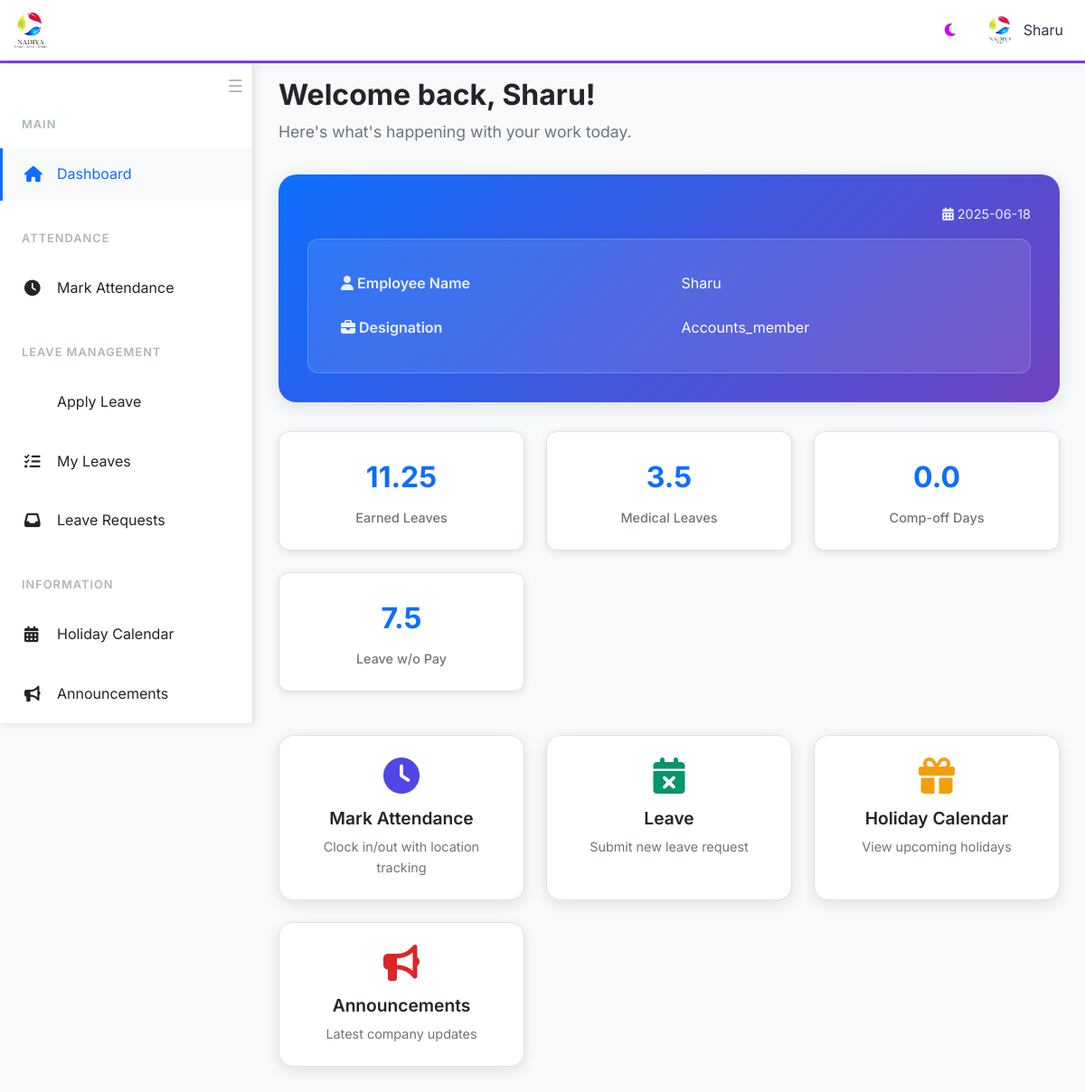
Screenshot of / (signed in) with the database file from the repository.
### website/models.py (models this page shows, shortened)
class User(db.Model, UserMixin):
    id = db.Column(db.Integer, primary_key=True)
    first_name = db.Column(db.String(150))
    last_name = db.Column(db.String(150))
    email = db.Column(db.String(150), unique=True, nullable=False)
    password = db.Column(db.String(512), nullable=False)
    earned =  db.Column(db.Float, default=0)
    medic = db.Column(db.Float, default=0)
    pay =  db.Column(db.Float, default=0)
    role = db.Column(db.String(150))
    probation = db.Column(db.Boolean, default = 0)
    photo = db.Column(db.String(150))
    documents = db.relationship('Document', backref='user', lazy=True)
    reset_token = db.Column(db.String(36), nullable=True)
    attendances = db.relationship('Attendance', backref='user', lazy=True)
    @hybrid_property
    def total_compoff(self):
        return sum(attendance.compoff for attendance in self.attendances)

class Attendance(db.Model):
    id = db.Column(db.Integer, primary_key=True)
    name = db.Column(db.String(150))
    latitude = db.Column(db.String(50))
    longitude = db.Column(db.String(50))
    entry_time = db.Column(db.Time)  # Store only time
    exit_time = db.Column(db.Time)  # Store only time
    entry_location = db.Column(db.String(255))  # Store address for entry
    exit_location = db.Column(db.String(255))
    user_id = db.Column(db.Integer, db.ForeignKey('user.id'), nullable=False)
    compoff = db.Column(db.Float, default=0)
    hol = db.Column(db.Float, default=0)
    date = db.Column(db.Date)
    day = db.Column(db.String(150))
    totes = db.Column(db.Integer, default=0)
    reason = db.Column(db.Text)
    site_name = db.Column(db.String(150), nullable=True)  # New field for site/customer name

### website/views.py (the view, shortened to what this page needs)
@views.route('/', methods=['GET', 'POST'])
@login_required
def home():
    current_date = datetime.now(india_tz).date()
    if current_user.email != "sumana@nadiya.in" and current_user.email!= 'accounts@nadiya.in' :
        return render_template(
            "home.html",
            user=current_user,
            current_date=current_date
        )

### website/templates/home.html (shortened to what this page needs)
{% extends "base.html" %}
{% block content %}
<div class="container-fluid">
    <div class="welcome-section">
        <h1 class="welcome-title">Welcome back, {{ current_user.first_name }}!</h1>
        <p class="welcome-subtitle">Here's what's happening with your work today.</p>
    </div>
    <div class="dashboard-header">
        <div class="date-info">
            <i class="fas fa-calendar-alt"></i> {{ current_date }}
        </div>
        <div class="user-info-table">
            <table>
                <tr>
                    <th><i class="fas fa-user"></i> Employee Name</th>
                    <td>{{ current_user.first_name }}</td>
                </tr>
                <tr>
                    <th><i class="fas fa-briefcase"></i> Designation</th>
                    <td style="text-transform: capitalize;">{{ user.role }}</td>
                </tr>
            </table>
        </div>
    </div>
    <div class="stats-grid">
        <div class="stat-card">
            <div class="stat-number">{{ 15 - user.earned | round(2) }}</div>
            <div class="stat-label">Earned Leaves</div>
        </div>
        <div class="stat-card">
            <div class="stat-number">{{ 6 - user.medic | round(2) }}</div>
            <div class="stat-label">Medical Leaves</div>
        </div>
        <div class="stat-card">
            <div class="stat-number">{{ current_user.total_compoff }}</div>
            <div class="stat-label">Comp-off Days</div>
        </div>
        <div class="stat-card">
            <div class="stat-number">{{ 10 - user.pay | round(2) }}</div>
            <div class="stat-label">Leave w/o Pay</div>
        </div>
    </div>
    <div class="quick-actions">
        <div class="quick-action-card attendance-card">
            <a href="/attendance-category">
                <i class="fas fa-clock"></i>
                <h4>Mark Attendance</h4>
                <p>Clock in/out with location tracking</p>
            </a>
        </div>
        <div class="quick-action-card leaves-card">
            <a href="/leaves-category">
                <i class="fas fa-calendar-times"></i>
                <h4>Leave</h4>
                <p>Submit new leave request</p>
            </a>
        </div>
        <div class="quick-action-card holidays-card">
            <a href="/holidays-category">
                <i class="fas fa-gift"></i>
                <h4>Holiday Calendar</h4>
                <p>View upcoming holidays</p>
            </a>
        </div>
        <div class="quick-action-card announcements-card">
            <a href="/announcements-category">
                <i class="fas fa-bullhorn"></i>
                <h4>Announcements</h4>
                <p>Latest company updates</p>
            </a>
        </div>
    </div>
</div>
{% endblock %}

### website/templates/base.html (shortened to what this page needs)
<!DOCTYPE html>
<html lang="en" data-theme="light">
<head>
    <link href="https://cdn.jsdelivr.net/npm/bootstrap@5.3.0/dist/css/bootstrap.min.css" rel="stylesheet">
    <link rel="stylesheet" href="https://cdnjs.cloudflare.com/ajax/libs/font-awesome/6.4.0/css/all.min.css">
</head>
<body>
    <header class="top-header">
        <div class="header-logo">
            <img src="{{ url_for('static', filename='logo.png') }}" alt="Nadiya Logo">
        </div>
        <div class="header-actions">
            <button class="theme-toggle" onclick="toggleTheme()">
                <i class="fas fa-moon" id="theme-icon"></i>
            </button>
            {% if current_user.is_authenticated %}
            <div class="user-profile" onclick="window.location.href='/profile/{{ current_user.id }}'">
                {% if current_user.photo %}
                    <img src="{{ url_for('views.uploaded_file', setname='photos', filename=current_user.photo) }}" alt="Profile">
                {% else %}
                    <img src="{{ url_for('static', filename='logo.png') }}" alt="Profile">
                {% endif %}
                <span>{{ current_user.first_name }}</span>
            </div>
            {% endif %}
        </div>
    </header>
  <nav class="sidebar" id="sidebar">
  <button id="sidebarCollapseBtn" class="sidebar-collapse-btn" onclick="toggleSidebarCollapse()" title="Collapse Sidebar">
    <span class="hamburger-icon">☰</span>
</button>
    <br>
        <div class="sidebar-content">
            {% if current_user.is_authenticated %}
            <div class="nav-section">
                <div class="nav-section-title">Main</div>
                <div class="nav-item">
                    <a href="/" class="nav-link">
                        <i class="fas fa-home"></i>
                        <span>Dashboard</span>
                    </a>
                </div>
            </div>
            <div class="nav-section">
                <div class="nav-section-title">Attendance</div>
                <div class="nav-item">
                    <a href="/attendance" class="nav-link">
                        <i class="fas fa-clock"></i>
                        <span>Mark Attendance</span>
                    </a>
                </div>
            </div>
            <div class="nav-section">
                <div class="nav-section-title">Leave Management</div>
                <div class="nav-item">
                    <a href="/apply_leave" class="nav-link">
                        <span>Apply Leave</span>
                    </a>
                </div>
                <div class="nav-item">
                    <a href="/approved_leaves" class="nav-link">
                        <i class="fas fa-list-check"></i>
                        <span>My Leaves</span>
                    </a>
                </div>
                <div class="nav-item">
                    <a href="/leave_requests" class="nav-link">
                        <i class="fas fa-inbox"></i>
                        <span>Leave Requests</span>
                    </a>
                </div>
            </div>
            <div class="nav-section">
                <div class="nav-section-title">Information</div>
                <div class="nav-item">
                    <a href="/display_holidays" class="nav-link">
                        <i class="fas fa-calendar-alt"></i>
                        <span>Holiday Calendar</span>
                    </a>
                </div>
                <div class="nav-item">
                    <a href="/announcements" class="nav-link">
                        <i class="fas fa-bullhorn"></i>
                        <span>Announcements</span>
                    </a>
                </div>
            </div>
            {% endif %}
        </div>
    </nav>
    <main class="main-content" id="mainContent">
        {% block content %}{% endblock %}
    </main>
</body>
</html>

### website/templates/base.html (style rules this page uses)
:root { --bg-primary: #ffffff; --bg-secondary: #f8f9fa; --bg-tertiary: #e9ecef; --text-primary: #212529; --text-secondary: #6c757d; --text-muted: #adb5bd; --border-color: #dee2e6; --shadow: rgba(0, 0, 0, 0.1); --accent-primary: #0d6efd; --accent-secondary: #6f42c1; --success: #198754; --warning: #fd7e14; --danger: #dc3545; --info: #0dcaf0; --navbar-bg: #1a1d23; --sidebar-width: 280px; --sidebar-collapsed-width: 60px; }
* { margin: 0; padding: 0; box-sizing: border-box; }
body { font-family: 'Inter', sans-serif; background-color: var(--bg-secondary); color: var(--text-primary); line-height: 1.6; transition: all 0.3s ease; padding-top: 70px; }
:root { --header-bg: #ffffff; --header-text: #2d3748; --header-border: #7c3aed; --toggle-btn-color: #7c3aed; !important }
.top-header { position: fixed; top: 0; left: 0; right: 0; height: 70px; background: var(--header-bg); color: var(--header-text); z-index: 1000; display: flex; align-items: center; padding: 0 1rem; box-shadow: 0 2px 10px rgba(0,0,0,0.04); border-bottom: 3px solid var(--header-border); transition: background 0.3s, color 0.3s, border-color 0.3s; }
.header-logo { display: flex; align-items: center; flex: 1; }
.header-logo img { height: 40px; margin-right: 1rem; }
.header-actions { display: flex; align-items: center; gap: 1rem; }
.theme-toggle { background: rgba(255,255,255,0.1); border: none; color: rgb(204, 0, 255); padding: 0.5rem; border-radius: 8px; cursor: pointer; transition: all 0.3s ease; }
.user-profile { display: flex; align-items: center; gap: 0.5rem; padding: 0.5rem; border-radius: 8px; transition: all 0.3s ease; cursor: pointer; }
.user-profile img { width: 35px; height: 35px; border-radius: 50%; border: 2px solid rgba(255,255,255,0.3); }
.sidebar { position: fixed; top: 70px; left: -280px; width: var(--sidebar-width); height: calc(100vh - 70px); background: var(--bg-primary); border-right: 1px solid var(--border-color); box-shadow: 2px 0 10px var(--shadow); transition: left 0.3s ease, width 0.3s ease; z-index: 999; overflow-y: auto; }
.sidebar.open { left: 0; }
.sidebar-collapse-btn { background: none; border: none; color: var(--text-muted); font-size: 1.2rem; position: absolute; top: 10px; right: 10px; z-index: 1001; transition: color 0.2s; cursor: pointer; }
.sidebar-content { padding: 2rem 0; }
.nav-section { margin-bottom: 2rem; }
.nav-section-title { font-size: 0.8rem; font-weight: 600; color: var(--text-muted); text-transform: uppercase; letter-spacing: 1px; padding: 0 1.5rem; margin-bottom: 1rem; }
.nav-item { margin-bottom: 0.5rem; }
.nav-link { display: flex; align-items: center; padding: 1rem 1.5rem; color: var(--text-primary); text-decoration: none; transition: all 0.3s ease; border-left: 3px solid transparent; }
.nav-link.active { background: var(--bg-secondary); border-left-color: var(--accent-primary); color: var(--accent-primary); }
.nav-link i { width: 20px; margin-right: 1rem; font-size: 1.1rem; }
.main-content { min-height: calc(100vh - 70px); padding: 1rem; transition: margin-left 0.3s ease; }
.main-content.shifted { margin-left: var(--sidebar-width); }
@media (min-width: 1200px) { .sidebar { left: 0; } }
@media (min-width: 1200px) { .main-content { margin-left: var(--sidebar-width); } }
* { transition: background-color 0.3s ease, color 0.3s ease, border-color 0.3s ease; }

### rows the page displays
User: first_name "Sharu", role "Accounts_member", 15-user.earned|round(2) "11.25", 6-user.medic|round(2) "3.5", 10-user.pay|round(2) "7.5"
Attendance: total_compoff "0.0"
